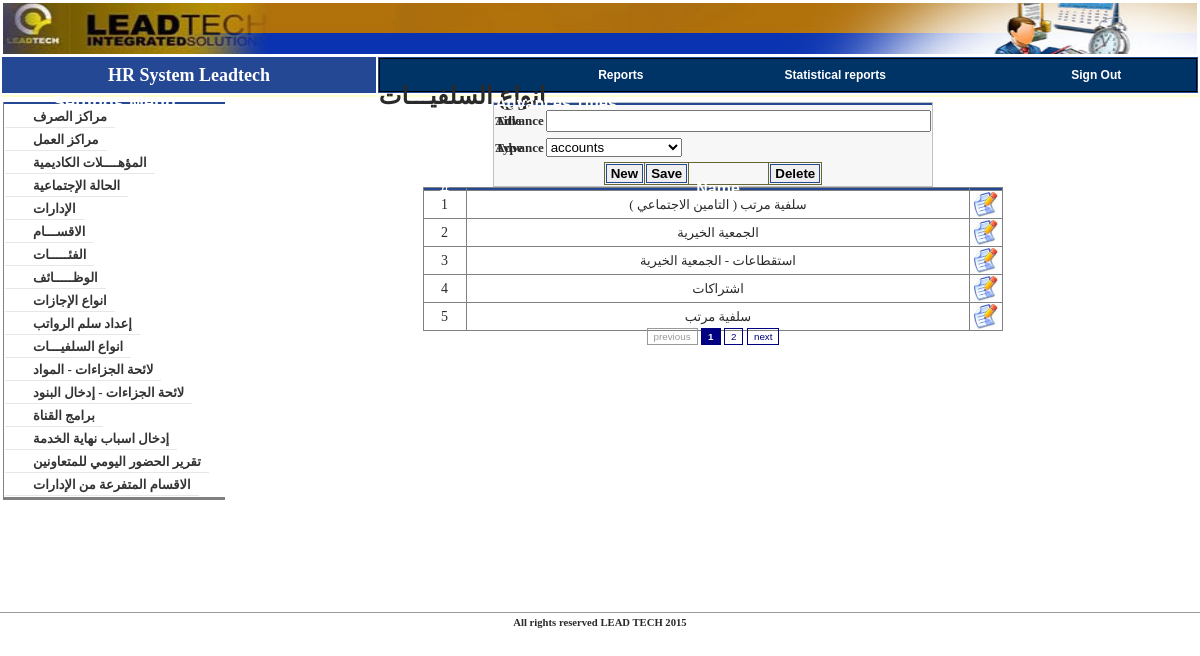
The app's page /index.php?mnu_id=1&page=lone_type.php (signed in) with its own data.
### tables this page shows
CREATE TABLE `config_sub_menu` (
  `id` int(11) NOT NULL auto_increment,
  `main` int(11) NOT NULL,
  `menu_group` int(11) NOT NULL default '1',
  `link` varchar(50) NOT NULL,
  `name` varchar(50) NOT NULL,
  `publish` tinyint(4) NOT NULL,
  PRIMARY KEY  (`id`)
);

CREATE TABLE `lk_loan_type` (
  `id` int(11) NOT NULL auto_increment,
  `name` varchar(50) NOT NULL,
  PRIMARY KEY  (`id`)
);

### my_fun.php (called while the page is built, shortened)
<?php
function curPageURL() {
  return 'index.php?';
}
function getCurPageParamter($notThis) {
    $paramters="";
	$escparapters = explode("+", $notThis);
	foreach($_REQUEST as $param => $val) {
	 if(in_array($param,$escparapters))
		 $paramters .= $param.'='.$val.'&';
	}
	$paramters = substr($paramters,0,strlen($paramters)-1);
	return $paramters;
}
?>

### module/lone_type.php (the view, shortened to what this page needs)
<html dir="rtl">
<head>
</head>
<body>
<form method="POST" action="">
<div align="center">
<table border="0" width="40%" style="border-collapse: collapse; border: 1px solid #C0C0C0" dir="ltr" class="tb_bgcolrform">
	<tr>
		<td colspan="2" class="tdtitle"><span lang="en-us">Advances Titles</span></td>
	</tr>
	<tr>
		<td width="98%"  colspan="2" class="message">
		<?php echo @$mess;?></td>
	</tr>
	<tr>
		<td width="30%" height="25" align="left"><span lang="en-us">
		<font size="2"><b>Advance Title</b></font></span></td>
		<td width="68%" height="25">
		<input type="text" name="name" size="40" AUTOCOMPLETE="Off" class="text" value="<?php if(!empty($_GET["id"])) echo @mysql_result($rs_select,0,'name');?>"></td>
	</tr>
	<tr>
		<td width="30%" height="25" align="left"><b><span lang="en-us">
		<font size="2">Advance Type</font></span></b></td>
		<td width="68%" height="25">
		<font size="3">
		<select size="1" name="type">
		<option value="0" <?php if(mysql_result($rs_select,0,'type')==0) echo "selected";?>>accounts</option>
		</select></font></td>
	</tr>
	<tr>
		<td colspan="2">
		<div align="center">
			<table border="1" width="100" id="table1" style="border-collapse: collapse; border: 1px solid #666633">
				<tr>
					<td>
					<input type="submit" value="New" name="new" class="button"></td>
					<td>
					<input type="submit" value="Save" name="save" class="button"></td>
					<td>&nbsp;&nbsp;&nbsp;&nbsp;&nbsp;&nbsp;&nbsp;&nbsp;&nbsp;&nbsp;&nbsp;&nbsp;&nbsp;&nbsp;&nbsp;&nbsp;&nbsp;&nbsp;&nbsp;&nbsp;&nbsp;&nbsp;</td>
					<td>
					<input type="submit" value="Delete" name="delete" class="button"></td>
				</tr>
			</table></div></td>
	</tr>
</table>
</div>
</form>
<div align="center">
<?php
	$result = mysql_query("select count(*) as noOfrows from lk_loan_type");
	$no = @mysql_result($result,0,'noOfrows');
	$testPage = new Paginator();
	$testPage->items_total = $no;
	$testPage->mid_range = 9;
	$testPage->default_ipp = 5;
	$testPage->paginate();
	$table = "<table border=\"1\" width=\"60%\" style=\"border-collapse: collapse\" dir=\"ltr\" height=\"10%\"><td align=\"center\" class=\"tdtitle\">#</td><td  align=\"center\" class=\"tdtitle\">Name</td></td><td align=\"center\" class=\"tdtitle\">&nbsp;</td>";
	$result = mysql_query("select * from lk_loan_type order by id asc $testPage->limit");
	while($row = mysql_fetch_row($result)){
		$table .="<tr><td align=\"center\" width=\"40\">".$row[0]."</td><td align=\"center\"><font size=\"2\" face=\"Tahoma\">".$row[1]."</font></td><td align=\"center\" width=\"30\"><a href=\"".curPageURL().getCurPageParamter('mnu_id+page+pagination_page')."&id=".$row[0]."\"><img border=\"0\"  alt=\"إختيار\" title=\"إختيار\" src=\"images/icon-32-edit.jpg\" width=\"24\" height=\"25\"></a></td></tr>";
	}
	$table .= "</table>";
	echo '<br />'.$table.'<br />';
	echo $testPage->display_pages();
  ?>
</body>
</html>

### index.php (shortened to what this page needs)
<?php
include("my_fun.php");
include('module/paginator.php');
if(isset($_SESSION["login"])){
$rs_title=mysql_query("select *from config_sub_menu where link='".$_GET["page"]."'");
$title=@mysql_result($rs_title,0,'name');
?>
<!DOCTYPE html PUBLIC "-//W3C//DTD XHTML 1.0 Transitional//EN" "http://www.w3.org/TR/xhtml1/DTD/xhtml1-transitional.dtd">
<html dir="rtl">
<head>
<link href="css/style.css" rel="stylesheet" type="text/css" />
<link rel="stylesheet" type="text/css" href="css/Calinder/css/jscal2.css" />
<link rel="stylesheet" type="text/css" href="css/Calinder/css/border-radius.css" />
<link rel="stylesheet" type="text/css" href="css/Calinder/css/steel/steel.css" />
<link rel="stylesheet" type="text/css" href="css/AutoStyle.css" />
<link rel="stylesheet" type="text/css" href="css/temp.css" />
<link rel="stylesheet" type="text/css" href="css/style_pagination.css" />
</head>
<body>
	<div align="center">
	<table border="0" width="100%" id="table1" dir="ltr">
		<tr>
			<td colspan="2"s><?php include("header.php"); ?></td>
		</tr>
		<tr>
			<td bgcolor="#244893" width="31%" align="center">
			<span lang="en-us">
			<font size="4" color="#FFFFFF" face="Times New Roman"><b>HR System
			Leadtech</b></font></span></td>
			<td bgcolor="#244893" width="68%"><?php include("tab.php");?></td>
		</tr>
		<tr>
			<td valign="top" bgcolor="#FFFFCC"><b><font size="5"></font></b></td>
			<td valign="top" bgcolor="#FFFFCC"><b><font size="5"><?php echo @$title;?></font></b></td>
		</tr>
		</div>
		<table border="0" width="100%" dir="rtl">
			<tr>
			<td valign="top" align="center" height="500" ><span lang="en-us"  >
			<?php	if(!empty($_GET["page"]) && $_GET["mnu_id"]!=5 )	@include("module/$_GET[page]");	?>
			<td valign="top" width="222" class="mazin" dir="ltr">	<?php
						include("left_menu.php");
						?>	</td>
		<tr>
			<td colspan="2" ><hr size="1" color="#999999"><?php include("footer.php");?></td>
		</tr>
</body>
</html>
<?php
}
else
header("location: Splashtastic/index.html");
?><?php ob_flush();?>

### left_menu.php (shortened to what this page needs)
<?php
$rs_menu=mysql_query("select *from config_sub_menu where main=$_GET[mnu_id] and publish=1 order by id asc");
@$menu_count=mysql_num_rows($rs_menu);
?>
<head>
</head>
<table width="100%" style="border-collapse: collapse; padding-left:4px; padding-right:4px; padding-top:1px; padding-bottom:1px; border-left-style:solid; border-left-width:1px; border-bottom-style:solid">
	<tr>
		<td align="center" class="tdtitle">
		<font size="4">
		<?php
			if($_GET["mnu_id"]==1)
				echo "Settings Menu";
			elseif($_GET["mnu_id"]==2)
				echo "Main menu";
			elseif($_GET["mnu_id"]==3)
				echo "Reports Menu";
			elseif($_GET["mnu_id"]==4)
				echo "Lists Mangment";
				elseif($_GET["mnu_id"]==5)
				echo "Employees Archive";
				elseif($_GET["mnu_id"]==6)
				echo "Statistical Reports";
		?>
</font>
</td>
	</tr>
	<tr class="menu_link"><td style="padding-right: 5px" align="center">
	</td></tr>
<?php
if ($_GET["mnu_id"]==3)
include("rpt_menu.php");
else
{
for($i=0;$i<$menu_count;$i++){?>
<tr class="menu_link"><td style="padding-right:2px" align="center" color="#EBEBEB">
<a href="index.php?mnu_id=<?php echo  $_GET["mnu_id"];?>&page=<?php echo  mysql_result($rs_menu,$i,'link')?>">
<?php echo mysql_result($rs_menu,$i,'name');?>
</a>
</td></tr>
<?php }
}
?>
</table>

### css/style.css (style rules this page uses)
body { padding:0; margin:0; font-family:"Trebuchet Ms"; color:#2a2a2a; font-size:14px; line-height:0px; }

### css/temp.css (style rules this page uses)
tr.menu_link td a { border-bottom-color: #E7E7E7; border-bottom-style: solid; border-bottom-width: 1px; color: #333333; display: block; line-height: 13px; padding-bottom: 4px; padding-left: 28px; padding-right: 8px; padding-top: 3px; position: relative; text-decoration: none; font-family:times new roman; font-size:13px; float:left; font-weight:bold; }
td.message { font-size:9pt; font-family:tahoma; color:red; text-align:right; }
td.tdtitle { font-size:12pt; font-family:arial; font-weight:bold; color:#ffffff; background:#244893; }
input.button { display: block; border: 1px solid #244893; padding-left: 4px; padding-right: 4px; padding-top: 1px; padding-bottom: 1px; font-size:10pt; font-family:arial; font-weight:bold; }
input.text { font-size:11pt; font-family:arial; font-weight:bold; }
table.tb_bgcolrform { background:#F7F7F7; }

### records on screen
config_sub_menu: name "انواع السلفيـــات"
lk_loan_type: id "1", name "سلفية مرتب ( التامين الاجتماعي )"
lk_loan_type: id "2", name "الجمعية الخيرية"
lk_loan_type: id "3", name "استقطاعات - الجمعية الخيرية"
lk_loan_type: id "4", name "اشتراكات"
lk_loan_type: id "5", name "سلفية مرتب"
config_sub_menu: name "مراكز الصرف"
config_sub_menu: name "مراكز العمل"
config_sub_menu: name "المؤهــــلات الكاديمية"
config_sub_menu: name "الحالة الإجتماعية"
config_sub_menu: name "الإدارات"
config_sub_menu: name "الاقســـام"
config_sub_menu: name "الفئـــــات"
config_sub_menu: name "الوظـــــائف"
config_sub_menu: name "انواع الإجازات"
config_sub_menu: name "إعداد سلم الرواتب"
config_sub_menu: name "لائحة الجزاءات - المواد"
config_sub_menu: name "لائحة الجزاءات - إدخال البنود"
config_sub_menu: name "برامج القناة"
config_sub_menu: name "إدخال اسباب نهاية الخدمة"
config_sub_menu: name "تقرير الحضور اليومي للمتعاونين"
config_sub_menu: name "الاقسام المتفرعة من الإدارات"
